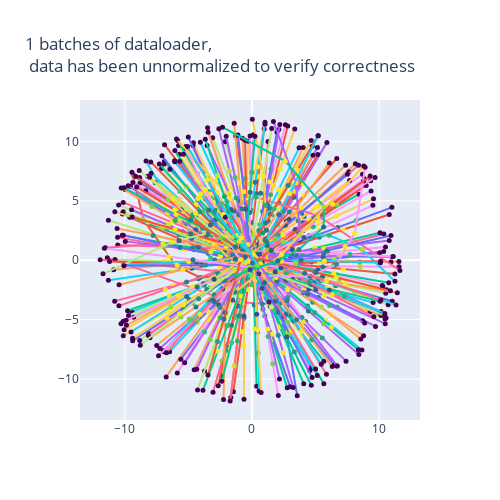
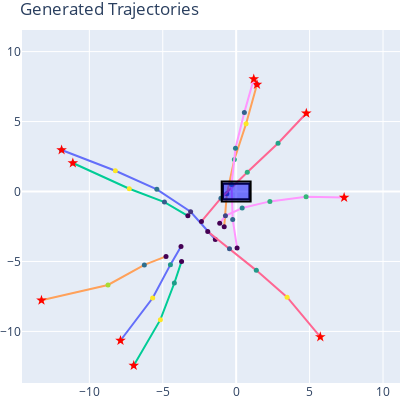
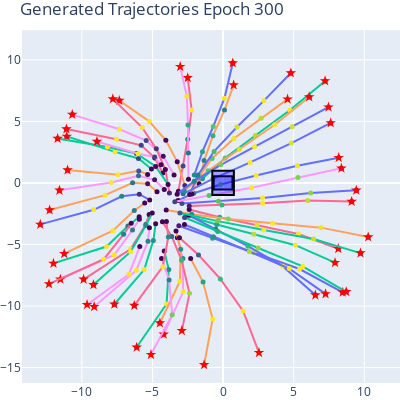
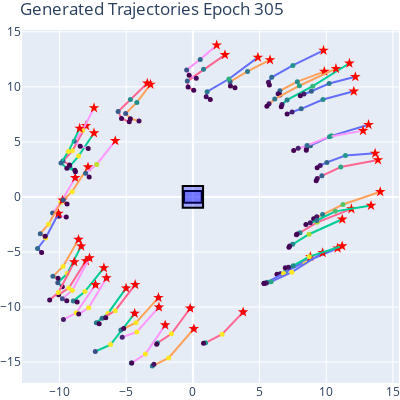

Here is the notebook cell these charts were saved with, in order:
### Code cell
from src.mouseGAN.LR_schedulers import *
from src.mouseGAN.model_config import Config, LR_SCHEDULERS, LOSS_FUNC, \
    C_MiniBatchDisc, C_Discriminator, C_Generator, C_EMA_Plateua_Sch, \
    C_Step_Sch, C_LossGap_Sch
from src.mouseGAN.models import MouseGAN
from src.mouseGAN.experimentTracker import initialize_wandb

# IN_COLAB = True
LOAD_PRETRAINED = True
BATCH_SIZE = 256
num_epochs = 1000
num_feats = train_trajs[0].shape[1]
latent_dim = 20
num_target_feats = 4 # width, height, start_x, start_y
numBatches = len(train_trajs)//BATCH_SIZE
MAX_SEQ_LEN = max([len(traj) for traj in train_trajs + test_trajs])

D_config = C_Discriminator(lr=0.01, bidirectional=True, hidden_units=128, 
                            num_lstm_layers=1, 
                            useEndDeviationLoss=True,
                            gradient_maxNorm = 1.0,
                            spectral_norm = True)
G_config = C_Generator(lr=0.0002, hidden_units=128, num_lstm_layers=3, drop_prob=0.4,
                # layer_normalization = True,
                residual_connections = True,
                gradient_maxNorm = 1.0,
                useSeqLengthLoss=True,
                lengthLossWeight = 0.25,
                useOutsideTargetLoss=True,
                outsideTargetLossWeight = 1,
                usePathLengthLoss=True,
                pathLengthLossWeight = 0.25)

# D_sch_config = C_Step_Sch(2, 0.5)
D_sch_config = C_LossGap_Sch(cooldown=int(numBatches/4), lr_shrinkMin=0.1, lr_growthMax=2.0, 
                            discLossDecay=0.8, lr_max = D_config.lr, lr_min = 0.0001, restart_after=None)
# G_sch_config = C_Step_Sch(2, 0.5)
# G_sch_config = C_EMA_Plateua_Sch(patience=BATCH_SIZE, cooldown=int(BATCH_SIZE/8), factor=0.5, ema_alpha=0.4)

config = Config(num_epochs, BATCH_SIZE, num_feats, latent_dim, num_target_feats, MAX_SEQ_LEN,
                discriminator=D_config, generator=G_config, 
                D_lr_scheduler=D_sch_config, #G_lr_scheduler=G_sch_config,
                locationMSELoss = True)

## verifying the mean trajectory is centered around zero (even class distribution)
# dataset.plotMeanPath()
trainLoader = getDataloader(train_trajs, train_targets, config.BATCH_SIZE)
testLoader = getDataloader(test_trajs, test_targets, config.BATCH_SIZE)

visuallyVertifyDataloader(trainLoader, dataset, showNumBatches=1)
 
# if IN_COLAB:
run = initialize_wandb(config, tempProjectName='mouseGAN_debug')
device = torch.device("cuda" if torch.cuda.is_available() else "cpu")
gan = MouseGAN(dataset, trainLoader, testLoader, device, config, IN_COLAB=IN_COLAB, verbose=True, printBatch=True)
if LOAD_PRETRAINED:
    gan.loadPretrained(startingEpoch=300)

gan.visualTrainingVerfication(samples=10)

# print(gan.discriminator)
# print(gan.generator)

# gan.find_learning_rates_for_GAN()
gan.train(modelSaveInterval=20, catchErrors=False, visualCheckInterval=5)
# if IN_COLAB:
#     wandb.finish()
